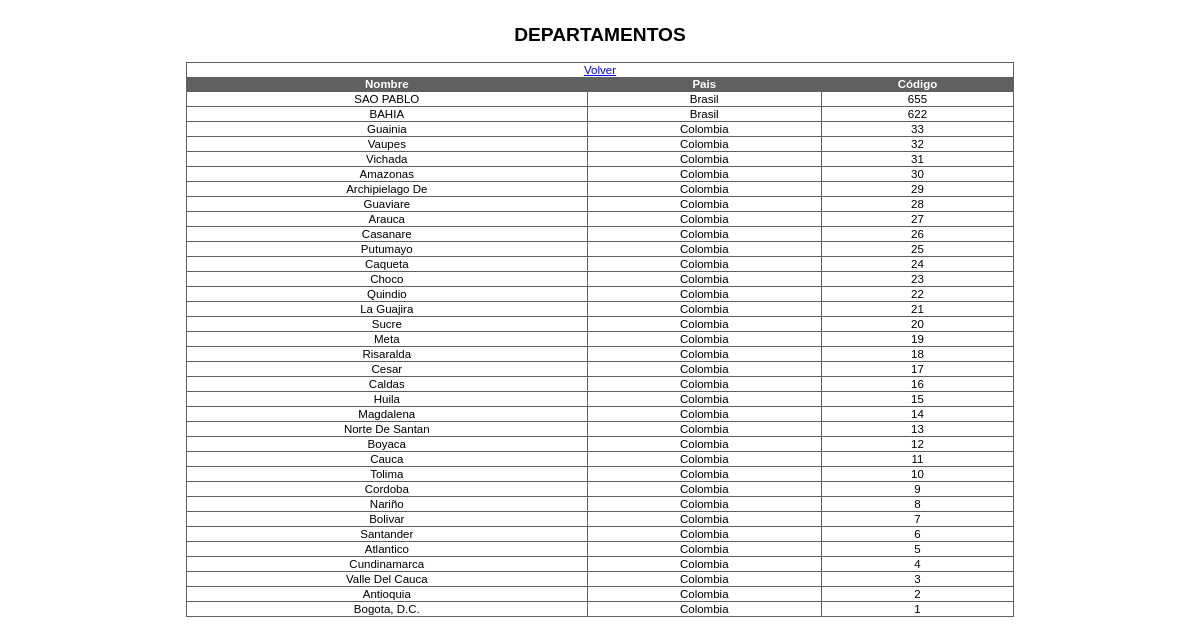
Screenshot of /views/departamentos.php (signed in) with the database file from the repository.
### tables this page shows
CREATE TABLE IF NOT EXISTS `departamento` (
  `dep_num` int(10) unsigned NOT NULL,
  `dep_nom` varchar(25) NOT NULL,
  `fk_pai_num` int(10) unsigned NOT NULL,
  PRIMARY KEY (`dep_num`),
  KEY `fk_departamento_pais1` (`fk_pai_num`)
);

CREATE TABLE IF NOT EXISTS `pais` (
  `pai_num` int(10) unsigned NOT NULL,
  `pai_nom` varchar(25) NOT NULL,
  PRIMARY KEY (`pai_num`)
);

### src/modelo/Dbase.php (called while the page is built, shortened)
<?php
class DBase
{
    private $link;
    private $server;
    private $dbname;
    private $username;
    private $password;
    static private $instance;
    private function __construct()
    {
        $this->server   = 'localhost:3306';
        $this->dbname   = 'xth_8767702_inmosys_db';
        $this->username = 'admin';
        $this->password = '1234';
        $this->link = null;
    }
    public static function getInstance()
    {
        if(self::$instance==NULL)
        {
            self::$instance = new DBase();
        }
        return self::$instance;
    }
    public function connectTo()
    {
	$this->link = mysql_connect($this->server, $this->username, $this->password);
        if($this->link==false)
            return false;
        else
        {
            if(!mysql_select_db($this->dbname, $this->link))
                return false;
            else
                return true;
        }
    }
    public function executeQry ($qry, &$num)
    {
        $result = mysql_query($qry, $this->link);
        return $result;
    }
    public function _fetch_assoc($result)
    {
        return mysql_fetch_assoc($result);
    }
    public function close()
    {
        return mysql_close();
    }
}
?>

### src/ctrl/Control.php (called while the page is built, shortened)
<?php
    include_once("../modelo/Dbase.php");
class Control
{
    private $bdatos ;
    static private $instance;
    private function  __construct()
    {
        $this->bdatos = DBase::getInstance();
    }
    static public function getInstance()
    {
        if(self::$instance==NULL)
        {
            self::$instance = new Control();
        }
        return self::$instance;
    }
    public function srvObtenerVistaDepartamentos(&$datos,&$num, $tip)
    {
        $numrows=-1;
            $qry = "SELECT departamento.dep_nom, departamento.dep_num, pais.pai_nom".
        " FROM  departamento INNER JOIN pais ".
        "ON pais.pai_num = departamento.fk_pai_num ORDER BY dep_num  DESC";
        $this->bdatos->connectTo();
        $link= $this->bdatos->executeQry($qry, $numrows);
        if($numrows>=1)
        {
            $strTotalRegistros="";
            for ($i=0;$i<$numrows;$i++)
            {
                $passVar = $this->bdatos->_fetch_assoc($link);
                if($i==0)
                {
                    $strTotalRegistros=$passVar['dep_nom'].";".$passVar['pai_nom'].";".$passVar['dep_num'];
                }
                else
                {
                    $strTotalRegistros = $strTotalRegistros."%%".$passVar['dep_nom'].";".$passVar['pai_nom'].";".$passVar['dep_num'];
                }
            }
            return CodRes::EXITO;
        }
        else
        {
            $this->bdatos->close();
            return CodRes::SIN_REGISTROS;
        }
    }
}
?>

### src/views/departamentos.php (called while the page is built, shortened)
<?php
    include_once('../Vista/Vista.php');
    $vista = Vista::getInstance();
    $vista->ejecutarMostrarDepartamentos();
?>

### src/Vista/HtmlGenerator.php (the view, shortened to what this page needs)
<?php
class HtmlGenerator
{
    public function imprimirDoctype()
    {
        print "<!DOCTYPE html PUBLIC \"-//W3C//DTD XHTML 1.0 Transitional//EN\" \"http://www.w3.org/TR/xhtml1/DTD/xhtml1-transitional.dtd\">".
                "<html xmlns=\"http://www.w3.org/1999/xhtml\">";
    }
    public function imprimirLinkCss($linkCss)
    {
        print "<link rel=\"stylesheet\" type=\"text/css\" href=\"".$linkCss."\" />";
    }
    public function imprimirVistaDepartamentos($datos, $num)
    {
        $this->imprimirDoctype();
        print "<head>";
        $this->imprimirLinkCss("../CSS/dhtmlgoodies_calendar.css");
        print "</head><body>";
        print "<table>"."<div align='center' ><div align='center' id='menu'>".
                "<table align='center' id='menu'>".
            "  <caption><h2> ".
            "    DEPARTAMENTOS".
            "  </h2></caption>".
                "<thead>".
                "<tr><td colspan ='3'><a href='javascript:window.history.back()'>Volver</a></td></tr>".
                "<th>Nombre</th>".
                "<th>Pais</th>".
                "<th>Código</th></thead><tbody>";
        for($i=0;$i<$num;$i++)
        {
            $cliente = explode(";", $datos[$i]);
            print "<tr>";
            for($j=0;$j<3;$j++)
            {
                print "<td>".$cliente[$j]."</td>";
            }
            print "</tr>";
        }
        print "</tbody></table></table></div></div>".
            "</body></html>";
    }
}
?>

### src/Vista/Vista.php (shortened to what this page needs)
<?php
    include_once("../ctrl/Control.php");
    include_once("HtmlGenerator.php");
class Vista
{
    private $genHtml;
    private $control;
    static private $instancia;
    private function  __construct()
    {
        $this->genHtml = HtmlGenerator::getInstance();
        $this->control = Control::getInstance();
    }
    static public function getInstance()
    {
        if(self::$instancia==NULL)
        {
            self::$instancia = new Vista();
        }
        return self::$instancia;
    }
    public function ejecutarMostrarDepartamentos()
    {
        $res=$this->control->srvObtenerVistaDepartamentos($datos, $num, "");
        switch ($res)
        {
            case CodRes::EXITO:
                $this->genHtml->imprimirVistaDepartamentos($datos, $num);
                break;
        }
    }
}
?>

### src/CSS/tablas.css (style rules this page uses)
#menu { font-family:"Trebuchet MS", Arial, Helvetica, sans-serif; width:70%; border-collapse:collapse; font-size: 0.8em; }
#menu td, #menu th { font-size:0.9em; border:1px solid #606060; padding:1px 1px 1px 1px; text-align:center; }
#menu th { font-size:0.9em; text-align:center; padding-top:0.5px; padding-bottom:0.5px; background-color:#606060; color:#ffffff; }

### rows the page displays
departamento: dep_nom "SAO PABLO", dep_num "655"
pais: pai_nom "Brasil"
departamento: dep_nom "BAHIA", dep_num "622"
departamento: dep_nom "Guainia", dep_num "33"
pais: pai_nom "Colombia"
departamento: dep_nom "Vaupes", dep_num "32"
departamento: dep_nom "Vichada", dep_num "31"
departamento: dep_nom "Amazonas", dep_num "30"
departamento: dep_nom "Archipielago De", dep_num "29"
departamento: dep_nom "Guaviare", dep_num "28"
departamento: dep_nom "Arauca", dep_num "27"
departamento: dep_nom "Casanare", dep_num "26"
departamento: dep_nom "Putumayo", dep_num "25"
departamento: dep_nom "Caqueta", dep_num "24"
departamento: dep_nom "Choco", dep_num "23"
departamento: dep_nom "Quindio", dep_num "22"
departamento: dep_nom "La Guajira", dep_num "21"
departamento: dep_nom "Sucre", dep_num "20"
departamento: dep_nom "Meta", dep_num "19"
departamento: dep_nom "Risaralda", dep_num "18"
departamento: dep_nom "Cesar", dep_num "17"
departamento: dep_nom "Caldas", dep_num "16"
departamento: dep_nom "Huila", dep_num "15"
departamento: dep_nom "Magdalena", dep_num "14"
departamento: dep_nom "Norte De Santan", dep_num "13"
departamento: dep_nom "Boyaca", dep_num "12"
departamento: dep_nom "Cauca", dep_num "11"
departamento: dep_nom "Tolima", dep_num "10"
departamento: dep_nom "Cordoba", dep_num "9"
departamento: dep_nom "Nariño", dep_num "8"
departamento: dep_nom "Bolivar", dep_num "7"
departamento: dep_nom "Santander", dep_num "6"
departamento: dep_nom "Atlantico", dep_num "5"
departamento: dep_nom "Cundinamarca", dep_num "4"
departamento: dep_nom "Valle Del Cauca", dep_num "3"
departamento: dep_nom "Antioquia", dep_num "2"
departamento: dep_nom "Bogota, D.C.", dep_num "1"
